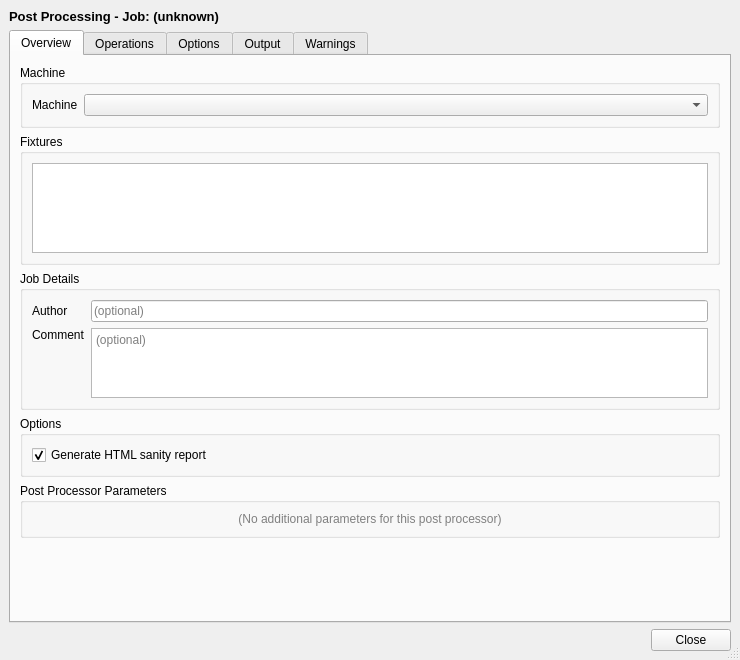
<?xml version="1.0" encoding="UTF-8"?>
<ui version="4.0">
 <class>DlgPostProcess</class>
 <widget class="QDialog" name="DlgPostProcess">
  <property name="geometry">
   <rect>
    <x>0</x>
    <y>0</y>
    <width>740</width>
    <height>660</height>
   </rect>
  </property>
  <property name="windowTitle">
   <string>Post Processing</string>
  </property>
  <property name="sizeGripEnabled">
   <bool>true</bool>
  </property>
  <layout class="QVBoxLayout" name="verticalLayout">
   <property name="margin" stdset="0">
    <number>9</number>
   </property>
   <item>
    <widget class="QLabel" name="labelJobTitle">
     <property name="styleSheet">
      <string>font-weight: bold; font-size: 13px;</string>
     </property>
     <property name="text">
      <string>Post Processing - Job: (unknown)</string>
     </property>
    </widget>
   </item>
   <item>
    <widget class="QTabWidget" name="tabWidget">
     <property name="currentIndex">
      <number>0</number>
     </property>
     <widget class="QWidget" name="tabOverview">
      <attribute name="title">
       <string>Overview</string>
      </attribute>
      <layout class="QVBoxLayout" name="layoutOverview">
       <item>
        <widget class="QGroupBox" name="groupBoxMachine">
         <property name="title">
          <string>Machine</string>
         </property>
         <layout class="QFormLayout" name="formLayoutMachine">
          <property name="fieldGrowthPolicy">
           <enum>QFormLayout::FieldGrowthPolicy::ExpandingFieldsGrow</enum>
          </property>
          <item row="0" column="0">
           <widget class="QLabel" name="labelMachineLabel">
            <property name="text">
             <string>Machine</string>
            </property>
           </widget>
          </item>
          <item row="0" column="1">
           <widget class="QComboBox" name="comboBoxMachine">
            <property name="sizePolicy">
             <sizepolicy hsizetype="Expanding" vsizetype="Fixed">
              <horstretch>1</horstretch>
              <verstretch>0</verstretch>
             </sizepolicy>
            </property>
            <property name="toolTip">
             <string>Machine configuration (.fcm) to use for post-processing</string>
            </property>
           </widget>
          </item>
         </layout>
        </widget>
       </item>
       <item>
        <widget class="QGroupBox" name="groupBoxFixtures">
         <property name="title">
          <string>Fixtures</string>
         </property>
         <layout class="QVBoxLayout" name="layoutFixtures">
          <item>
           <widget class="QListWidget" name="listWidgetFixtures">
            <property name="maximumSize">
             <size>
              <width>16777215</width>
              <height>90</height>
             </size>
            </property>
            <property name="toolTip">
             <string>Check fixtures to include in the G-code output</string>
            </property>
           </widget>
          </item>
         </layout>
        </widget>
       </item>
       <item>
        <widget class="QGroupBox" name="groupBoxJobDetails">
         <property name="title">
          <string>Job Details</string>
         </property>
         <layout class="QFormLayout" name="formLayoutJobDetails">
          <property name="fieldGrowthPolicy">
           <enum>QFormLayout::FieldGrowthPolicy::ExpandingFieldsGrow</enum>
          </property>
          <item row="0" column="0">
           <widget class="QLabel" name="labelJobAuthorLabel">
            <property name="text">
             <string>Author</string>
            </property>
           </widget>
          </item>
          <item row="0" column="1">
           <widget class="QLineEdit" name="lineEditJobAuthor">
            <property name="toolTip">
             <string>Author name written into the G-code header comment</string>
            </property>
            <property name="placeholderText">
             <string>(optional)</string>
            </property>
           </widget>
          </item>
          <item row="1" column="0">
           <widget class="QLabel" name="labelCommentLabel">
            <property name="text">
             <string>Comment</string>
            </property>
            <property name="alignment">
             <set>Qt::AlignmentFlag::AlignLeading|Qt::AlignmentFlag::AlignLeft|Qt::AlignmentFlag::AlignTop</set>
            </property>
           </widget>
          </item>
          <item row="1" column="1">
           <widget class="QPlainTextEdit" name="plainTextEditComment">
            <property name="maximumSize">
             <size>
              <width>16777215</width>
              <height>70</height>
             </size>
            </property>
            <property name="toolTip">
             <string>Arbitrary comment written into the G-code header</string>
            </property>
            <property name="placeholderText">
             <string>(optional)</string>
            </property>
           </widget>
          </item>
         </layout>
        </widget>
       </item>
       <item>
        <widget class="QGroupBox" name="groupBoxOptions">
         <property name="title">
          <string>Options</string>
         </property>
         <layout class="QVBoxLayout" name="layoutOptions">
          <item>
           <widget class="QCheckBox" name="checkBoxSanityReport">
            <property name="toolTip">
             <string>Generate a full sanity/setup report alongside the G-code file</string>
            </property>
            <property name="text">
             <string>Generate HTML sanity report</string>
            </property>
            <property name="checked">
             <bool>true</bool>
            </property>
           </widget>
          </item>
         </layout>
        </widget>
       </item>
       <item>
        <widget class="QGroupBox" name="groupBoxPostParams">
         <property name="title">
          <string>Post Processor Parameters</string>
         </property>
         <layout class="QFormLayout" name="layoutPostParams">
          <item row="0" column="0" colspan="2">
           <widget class="QLabel" name="labelPostParamsPlaceholder">
            <property name="styleSheet">
             <string>color: gray;</string>
            </property>
            <property name="text">
             <string>(No additional parameters for this post processor)</string>
            </property>
            <property name="alignment">
             <set>Qt::AlignmentFlag::AlignCenter</set>
            </property>
           </widget>
          </item>
         </layout>
        </widget>
       </item>
       <item>
        <spacer name="spacerOverview">
         <property name="orientation">
          <enum>Qt::Orientation::Vertical</enum>
         </property>
         <property name="sizeHint" stdset="0">
          <size>
           <width>20</width>
           <height>10</height>
          </size>
         </property>
        </spacer>
       </item>
      </layout>
     </widget>
     <widget class="QWidget" name="tabOperations">
      <attribute name="title">
       <string>Operations</string>
      </attribute>
      <layout class="QVBoxLayout" name="layoutOperations">
       <item>
        <widget class="QTreeWidget" name="treeWidgetOperations">
         <property name="toolTip">
          <string>Check operations to include in the G-code output. Uncheck to skip.</string>
         </property>
         <property name="selectionMode">
          <enum>QAbstractItemView::SelectionMode::ExtendedSelection</enum>
         </property>
         <property name="rootIsDecorated">
          <bool>false</bool>
         </property>
         <property name="uniformRowHeights">
          <bool>true</bool>
         </property>
         <column>
          <property name="text">
           <string>#</string>
          </property>
         </column>
         <column>
          <property name="text">
           <string>Operation</string>
          </property>
         </column>
         <column>
          <property name="text">
           <string>Tool</string>
          </property>
          <property name="textAlignment">
           <set>AlignCenter</set>
          </property>
         </column>
         <column>
          <property name="text">
           <string>Tool Controller</string>
          </property>
         </column>
         <column>
          <property name="text">
           <string>Coolant</string>
          </property>
         </column>
         <column>
          <property name="text">
           <string>Time</string>
          </property>
         </column>
        </widget>
       </item>
       <item>
        <layout class="QHBoxLayout" name="layoutOperationButtons">
         <item>
          <widget class="QPushButton" name="buttonSelectAllOps">
           <property name="text">
            <string>Select All</string>
           </property>
          </widget>
         </item>
         <item>
          <widget class="QPushButton" name="buttonSelectNoneOps">
           <property name="text">
            <string>Select None</string>
           </property>
          </widget>
         </item>
         <item>
          <widget class="QPushButton" name="buttonWorkplan">
           <property name="toolTip">
            <string>Show the workplan (postable items structure)</string>
           </property>
           <property name="text">
            <string>Workplan</string>
           </property>
          </widget>
         </item>
         <item>
          <spacer name="spacerOpButtons">
           <property name="orientation">
            <enum>Qt::Orientation::Horizontal</enum>
           </property>
           <property name="sizeHint" stdset="0">
            <size>
             <width>40</width>
             <height>20</height>
            </size>
           </property>
          </spacer>
         </item>
        </layout>
       </item>
      </layout>
     </widget>
     <widget class="QWidget" name="tabOutput">
      <attribute name="title">
       <string>Options</string>
      </attribute>
      <layout class="QVBoxLayout" name="layoutOutput">
       <item>
        <widget class="QScrollArea" name="scrollAreaOutput">
         <property name="frameShape">
          <enum>QFrame::Shape::NoFrame</enum>
         </property>
         <property name="widgetResizable">
          <bool>true</bool>
         </property>
         <widget class="QWidget" name="scrollContentsOutput">
          <property name="geometry">
           <rect>
            <x>0</x>
            <y>0</y>
            <width>704</width>
            <height>531</height>
           </rect>
          </property>
          <layout class="QVBoxLayout" name="layoutOutputScroll">
           <item>
            <widget class="QLabel" name="labelNoMachineOutput">
             <property name="styleSheet">
              <string>color: gray; font-style: italic;</string>
             </property>
             <property name="text">
              <string>(Select a machine on the Overview tab to see machine output options)</string>
             </property>
             <property name="alignment">
              <set>Qt::AlignmentFlag::AlignCenter</set>
             </property>
            </widget>
           </item>
           <item>
            <spacer name="spacerOutput">
             <property name="orientation">
              <enum>Qt::Orientation::Vertical</enum>
             </property>
             <property name="sizeHint" stdset="0">
              <size>
               <width>20</width>
               <height>10</height>
              </size>
             </property>
            </spacer>
           </item>
          </layout>
         </widget>
        </widget>
       </item>
      </layout>
     </widget>
     <widget class="QWidget" name="tabGcodeOutput">
      <attribute name="title">
       <string>Output</string>
      </attribute>
      <layout class="QVBoxLayout" name="layoutGcodeOutput">
       <item>
        <layout class="QHBoxLayout" name="layoutOutputLocation">
         <item>
          <widget class="QLabel" name="labelOutputLocationLabel">
           <property name="text">
            <string>Output folder</string>
           </property>
          </widget>
         </item>
         <item>
          <widget class="QLineEdit" name="lineEditOutputLocation">
           <property name="toolTip">
            <string>Folder where G-code files will be saved</string>
           </property>
           <property name="placeholderText">
            <string>(resolved when output is generated)</string>
           </property>
          </widget>
         </item>
         <item>
          <widget class="QPushButton" name="buttonBrowseOutputLocation">
           <property name="maximumSize">
            <size>
             <width>80</width>
             <height>16777215</height>
            </size>
           </property>
           <property name="text">
            <string>Browse…</string>
           </property>
          </widget>
         </item>
        </layout>
       </item>
       <item>
        <layout class="QHBoxLayout" name="layoutFilenameTemplate">
         <item>
          <widget class="QLabel" name="labelFilenameTemplateLabel">
           <property name="text">
            <string>Filename template</string>
           </property>
          </widget>
         </item>
         <item>
          <widget class="QLineEdit" name="lineEditFilenameTemplate">
           <property name="toolTip">
            <string>Filename template. Substitutions: %j=job name, %d=document, %T=tool, %W=fixture, %O=operation</string>
           </property>
           <property name="placeholderText">
            <string>e.g. %j.nc</string>
           </property>
          </widget>
         </item>
         <item>
          <widget class="QPushButton" name="buttonApplyTemplate">
           <property name="enabled">
            <bool>false</bool>
           </property>
           <property name="maximumSize">
            <size>
             <width>60</width>
             <height>16777215</height>
            </size>
           </property>
           <property name="toolTip">
            <string>Regenerate output filenames using this template</string>
           </property>
           <property name="text">
            <string>Apply</string>
           </property>
          </widget>
         </item>
        </layout>
       </item>
       <item>
        <widget class="QLabel" name="labelOutputStatus">
         <property name="styleSheet">
          <string>color: gray; font-style: italic;</string>
         </property>
         <property name="text">
          <string>Press &quot;Generate Output&quot; to preview G-code before saving.</string>
         </property>
         <property name="alignment">
          <set>Qt::AlignmentFlag::AlignCenter</set>
         </property>
        </widget>
       </item>
       <item>
        <widget class="QSplitter" name="splitterOutput">
         <property name="orientation">
          <enum>Qt::Orientation::Horizontal</enum>
         </property>
         <widget class="QListWidget" name="listWidgetOutputFiles">
          <property name="maximumSize">
           <size>
            <width>260</width>
            <height>16777215</height>
           </size>
          </property>
          <property name="toolTip">
           <string>Generated output files. Select a file to view or edit its contents.</string>
          </property>
         </widget>
         <widget class="QPlainTextEdit" name="plainTextEditGcode">
          <property name="font">
           <font>
            <family>Courier</family>
            <pointsize>10</pointsize>
           </font>
          </property>
          <property name="toolTip">
           <string>G-code content for the selected file. You may edit before saving.</string>
          </property>
         </widget>
        </widget>
       </item>
       <item>
        <layout class="QHBoxLayout" name="layoutSaveRow">
         <item>
          <widget class="QPushButton" name="buttonSaveOutput">
           <property name="enabled">
            <bool>false</bool>
           </property>
           <property name="text">
            <string>Save to Disk</string>
           </property>
          </widget>
         </item>
         <item>
          <spacer name="spacerSaveRow">
           <property name="orientation">
            <enum>Qt::Orientation::Horizontal</enum>
           </property>
           <property name="sizeHint" stdset="0">
            <size>
             <width>40</width>
             <height>20</height>
            </size>
           </property>
          </spacer>
         </item>
        </layout>
       </item>
      </layout>
     </widget>
     <widget class="QWidget" name="tabWarnings">
      <attribute name="title">
       <string>Warnings</string>
      </attribute>
      <layout class="QVBoxLayout" name="verticalLayout_2">
       <item>
        <widget class="QLabel" name="labelWarningsStatus">
         <property name="styleSheet">
          <string>color: green; font-weight: bold;</string>
         </property>
         <property name="text">
          <string>No issues found</string>
         </property>
         <property name="alignment">
          <set>Qt::AlignmentFlag::AlignCenter</set>
         </property>
        </widget>
       </item>
       <item>
        <widget class="QTableWidget" name="tableWidgetWarnings">
         <property name="toolTip">
          <string>Validation issues found in the job. WARNING and CAUTION items should be addressed before machining.</string>
         </property>
         <property name="editTriggers">
          <set>QAbstractItemView::EditTrigger::NoEditTriggers</set>
         </property>
         <property name="alternatingRowColors">
          <bool>true</bool>
         </property>
         <property name="selectionBehavior">
          <enum>QAbstractItemView::SelectionBehavior::SelectRows</enum>
         </property>
         <property name="showGrid">
          <bool>false</bool>
         </property>
         <property name="columnCount">
          <number>2</number>
         </property>
         <attribute name="horizontalHeaderStretchLastSection">
          <bool>true</bool>
         </attribute>
         <column>
          <property name="text">
           <string>Severity</string>
          </property>
         </column>
         <column>
          <property name="text">
           <string>Note</string>
          </property>
         </column>
        </widget>
       </item>
      </layout>
     </widget>
    </widget>
   </item>
   <item>
    <widget class="QDialogButtonBox" name="buttonBox">
     <property name="orientation">
      <enum>Qt::Orientation::Horizontal</enum>
     </property>
     <property name="standardButtons">
      <set>QDialogButtonBox::StandardButton::Close</set>
     </property>
    </widget>
   </item>
  </layout>
 </widget>
 <resources/>
 <connections>
  <connection>
   <sender>buttonBox</sender>
   <signal>rejected()</signal>
   <receiver>DlgPostProcess</receiver>
   <slot>reject()</slot>
   <hints>
    <hint type="sourcelabel">
     <x>350</x>
     <y>640</y>
    </hint>
    <hint type="destinationlabel">
     <x>350</x>
     <y>330</y>
    </hint>
   </hints>
  </connection>
 </connections>
</ui>
